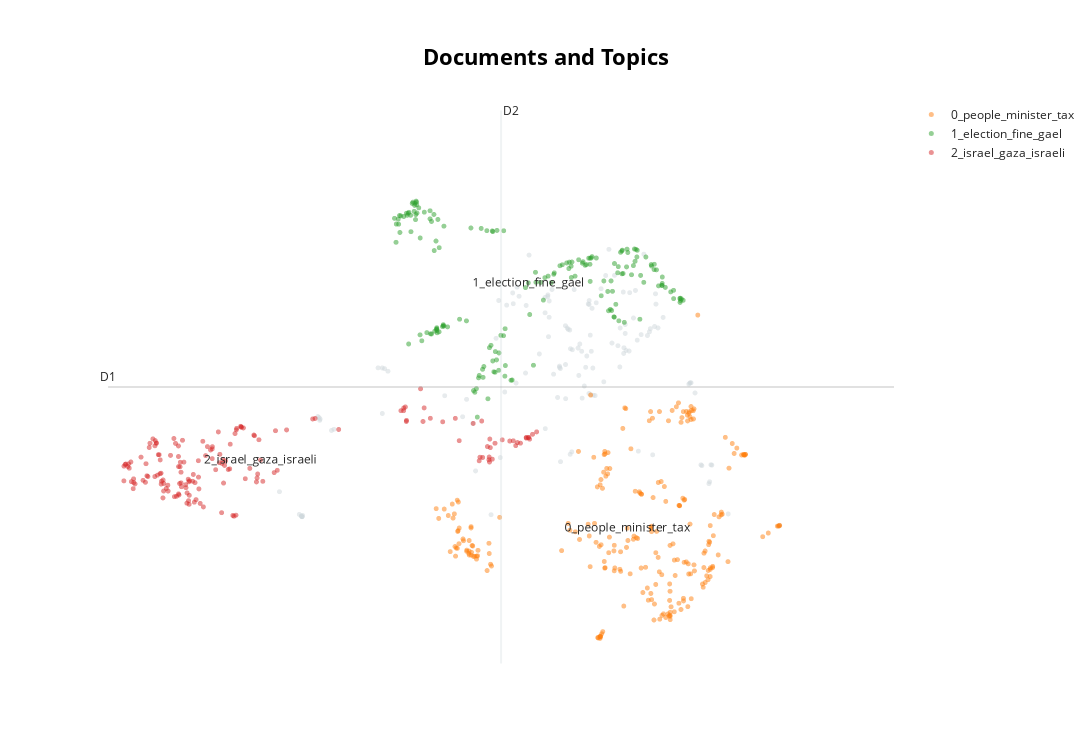

The cell this chart's notebook holds for it:
### Code cell
reduced_embeddings = UMAP(n_neighbors=15, n_components=2, min_dist=0.0, metric='cosine').fit_transform(embeddings)
topic_model.visualize_documents(docs, reduced_embeddings=reduced_embeddings, hide_document_hover=True)

### Figure 1 — Plotly figure (JSON) as saved in the notebook; plotly's stock layout.template omitted (floating-point values rounded to 4 significant figures; data arrays with more than 128 entries replaced by an {"elided": "..."} marker saying what was removed)
{"data": [{"hoverinfo": "text", "marker": {"color": "#CFD8DC", "opacity": 0.5, "size": 5}, "mode": "markers+text", "name": "other", "showlegend": false, "type": "scattergl", "x": {"elided": "132 float values"}, "y": {"elided": "132 float values"}}, {"hoverinfo": "text", "marker": {"opacity": 0.5, "size": 5}, "mode": "markers+text", "name": "0_people_minister_tax", "text": {"elided": "243 str values"}, "textfont": {"size": 12}, "type": "scattergl", "x": {"elided": "243 float values"}, "y": {"elided": "243 float values"}}, {"hoverinfo": "text", "marker": {"opacity": 0.5, "size": 5}, "mode": "markers+text", "name": "1_election_fine_gael", "text": {"elided": "180 str values"}, "textfont": {"size": 12}, "type": "scattergl", "x": {"elided": "180 float values"}, "y": {"elided": "180 float values"}}, {"hoverinfo": "text", "marker": {"opacity": 0.5, "size": 5}, "mode": "markers+text", "name": "2_israel_gaza_israeli", "text": {"elided": "166 str values"}, "textfont": {"size": 12}, "type": "scattergl", "x": {"elided": "166 float values"}, "y": {"elided": "166 float values"}}], "layout": {"annotations": [{"showarrow": false, "text": "D1", "x": 1.151, "y": 7.1, "yshift": 10}, {"showarrow": false, "text": "D2", "x": 6.197, "xshift": 10, "y": 11.79}], "height": 750, "shapes": [{"line": {"color": "#CFD8DC", "width": 2}, "type": "line", "x0": 6.197, "x1": 6.197, "y0": 2.408, "y1": 11.79}, {"line": {"color": "#9E9E9E", "width": 2}, "type": "line", "x0": 1.151, "x1": 11.24, "y0": 7.1, "y1": 7.1}], "title": {"font": {"color": "Black", "size": 22}, "text": "<b>Documents and Topics</b>", "x": 0.5, "xanchor": "center", "yanchor": "top"}, "width": 1200, "xaxis": {"visible": false}, "yaxis": {"visible": false}}}
